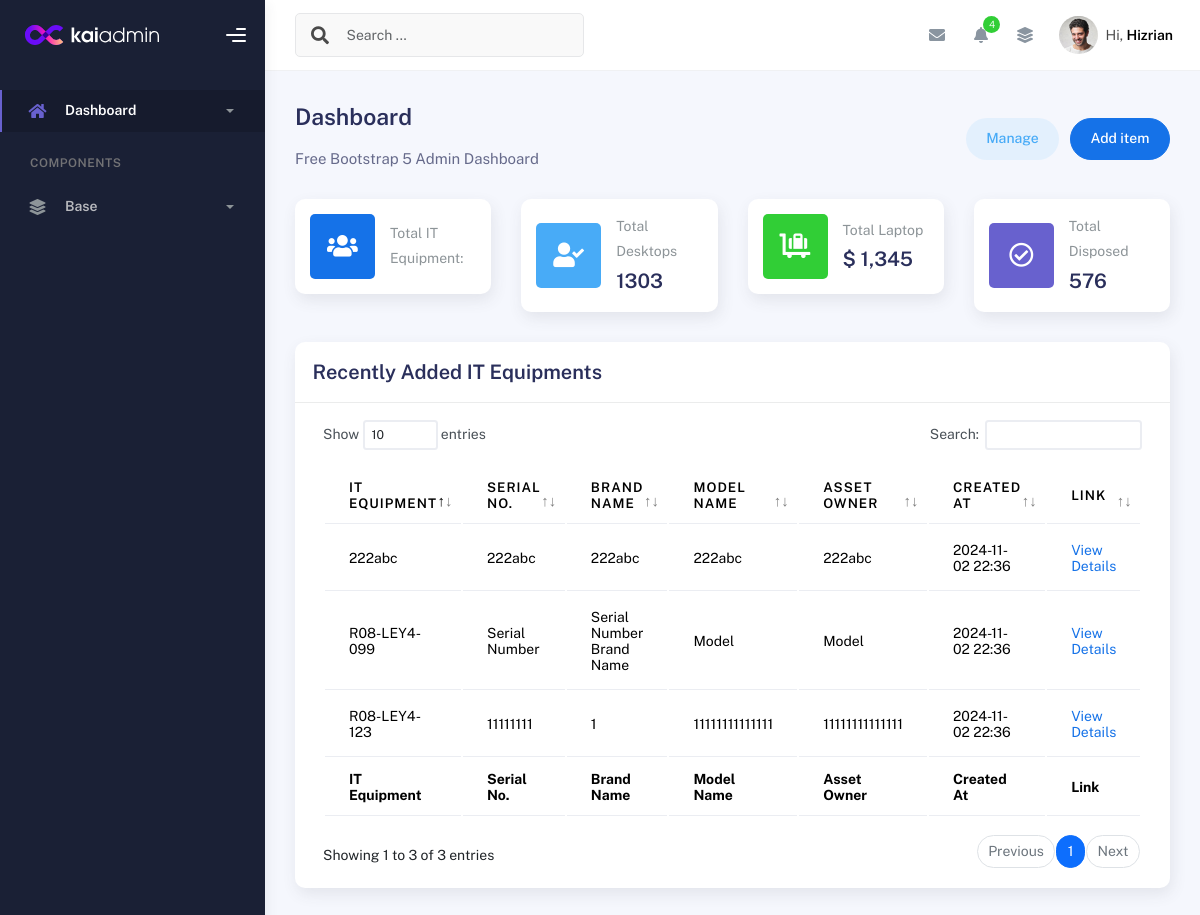
Before: / with the older database file.
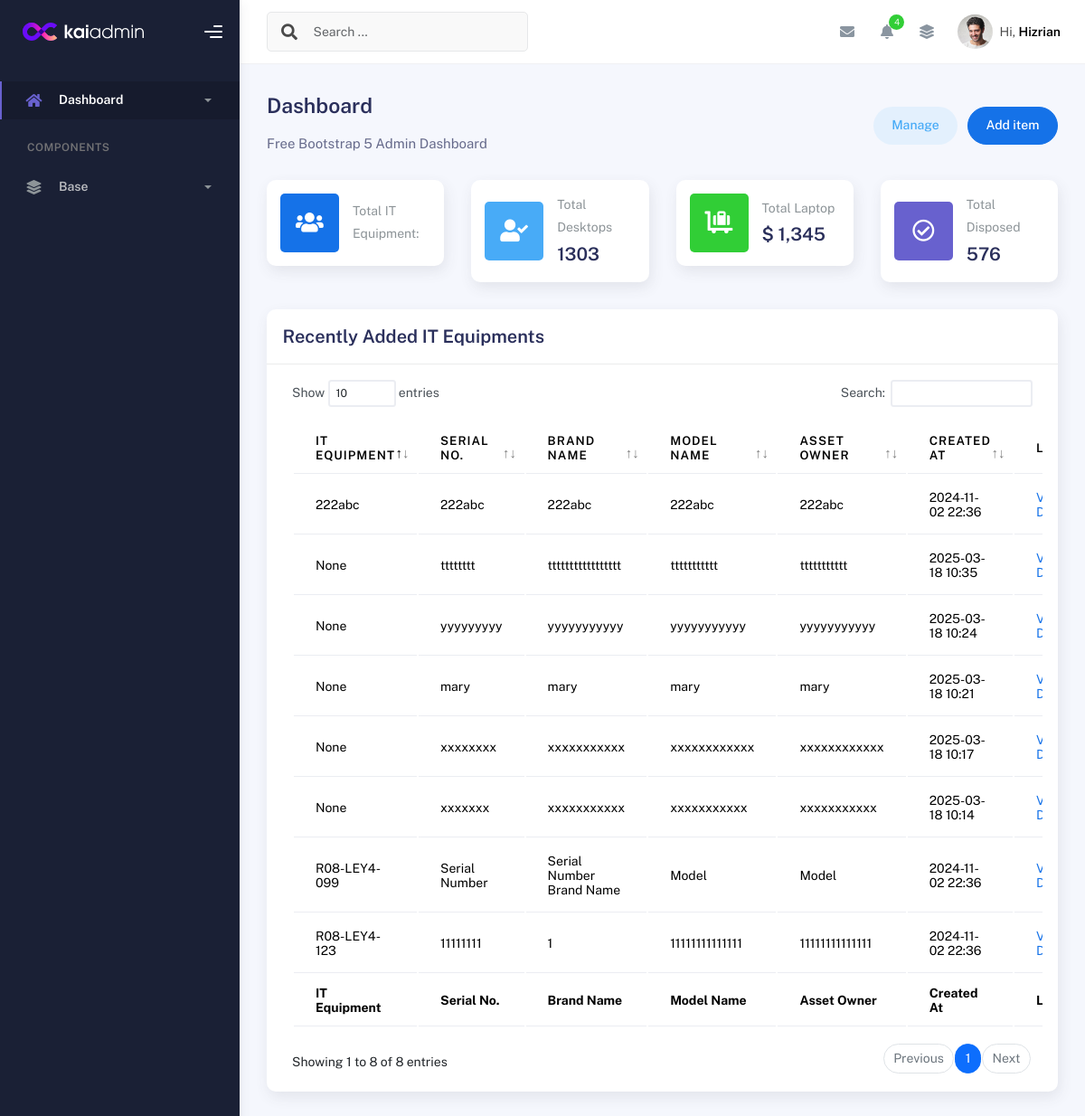
After: the same page with the newer database file.
### inventory/models.py (models this page shows, shortened)
class DesktopDetails(models.Model):
    id = models.IntegerField(primary_key=True)  # Allow manual assignment
    desktop_package = models.ForeignKey(Desktop_Package, related_name='desktop_details', on_delete=models.CASCADE)
    serial_no = models.CharField(max_length=255)
    computer_name = models.CharField(max_length=255, unique=True, null=True)
    brand_name = models.CharField(max_length=255)
    model = models.CharField(max_length=255, null=True)
    processor = models.CharField(max_length=33, null=True)
    memory = models.CharField(max_length=100, null=True)
    drive = models.CharField(max_length=332, null=True)
    asset_owner = models.CharField(max_length=255, null=True)
    desktop_Graphics = models.CharField(max_length=100, blank=True, null=True)
    desktop_Graphics_Size = models.CharField(max_length=100, blank=True, null=True)
    desktop_OS = models.CharField(max_length=100, blank=True, null=True)
    desktop_Office = models.CharField(max_length=100, blank=True, null=True)
    desktop_OS_keys = models.CharField(max_length=100, blank=True, null=True)
    desktop_Office_keys = models.CharField(max_length=100, blank=True, null=True)
    is_disposed = models.BooleanField(default=False)  # To indicate if the Desktop is disposed
    created_at = models.DateTimeField(default=timezone.now)  # Date when the desktop was added

### inventory/views.py (the view)
# urls.py: path('', views.recent_it_equipment_base, name='recent_it_equipment'),
def recent_it_equipment_base(request):
    recent_desktops = DesktopDetails.objects.filter(is_disposed=False).order_by('-created_at')[:10]
    return render(request, 'base.html', {
        'recent_desktops': recent_desktops,
    })

### templates/base.html (shortened to what the changed rows need)
{% load static %}
<link href="https://stackpath.bootstrapcdn.com/bootstrap/5.1.3/css/bootstrap.min.css" rel="stylesheet">
<link href="https://cdnjs.cloudflare.com/ajax/libs/font-awesome/5.15.4/css/all.min.css" rel="stylesheet">
<!DOCTYPE html>
<html lang="en">
  <head>
    {% block head %}
    <link rel="stylesheet" href="{% static 'css/bootstrap.min.css' %}">
    <link rel="stylesheet" href="{% static 'css/plugins.min.css' %}">
    <link rel="stylesheet" href="{% static 'css/kaiadmin.min.css' %}">
    {% endblock %}
  </head>
  <body>
    {% block sidebar %}
    <div class="wrapper">
       {% endblock %}
      {% block navbar %}
      <div class="main-panel">
 {% endblock %}
{% block content %}
        <div class="container">
          <div class="page-inner">
            <div class="row">
              <div class="col-md-12">
                <div class="card">
                  <div class="card-body">
                    <div class="table-responsive">
                      <table id="basic-datatables" class="display table table-striped-header-blue table-hover">
                        <thead>
                          <tr>
                            <th>IT Equipment</th>
                            <th>Serial No.</th>
                            <th>Brand Name</th>
                            <th>Model Name</th>
                            <th>Asset Owner</th>
                            <th>Created At</th>
                            <th>Link</th>
                          </tr>
                        </thead>
                        <tfoot>
                          <tr>
                            <th>IT Equipment</th>
                            <th>Serial No.</th>
                            <th>Brand Name</th>
                            <th>Model Name</th>
                            <th>Asset Owner</th>
                            <th>Created At</th>
                            <th>Link</th>
                          </tr>
                        </tfoot>
                        <tbody>
                          {% for desktop in recent_desktops %}
                          <tr>
                            <td>{{ desktop.computer_name }}</td>
                            <td>{{ desktop.serial_no }}</td>
                            <td>{{ desktop.brand_name }}</td>
                            <td>{{ desktop.model }}</td>
                            <td>{{ desktop.model }}</td>
                            <td>{{ desktop.created_at|date:"Y-m-d H:i" }}</td>
                            <td><a href="{% url 'desktop_details_view' desktop.id %}">
                              <span class="sub-item">View Details</span>
                            </a></td>
                          </tr>
                          {% endfor %}
                        </tbody>
                      </table>
                    </div>
                  </div>
                </div>
              </div>
            </div>
        </div>
{% endblock %}
  </body>
</html>

Changed rows visible on the page:
added DesktopDetails: computer_name "None", serial_no "tttttttt", brand_name "ttttttttttttttttt", model "ttttttttttt", created_at "2025-03-18 10:35"
added DesktopDetails: computer_name "None", serial_no "yyyyyyyyy", brand_name "yyyyyyyyyyy", model "yyyyyyyyyyy", created_at "2025-03-18 10:24"
added DesktopDetails: computer_name "None", serial_no "mary", brand_name "mary", model "mary", created_at "2025-03-18 10:21"
added DesktopDetails: computer_name "None", serial_no "xxxxxxxx", brand_name "xxxxxxxxxxx", model "xxxxxxxxxxxx", created_at "2025-03-18 10:17"
added DesktopDetails: computer_name "None", serial_no "xxxxxxx", brand_name "xxxxxxxxxxx", model "xxxxxxxxxxx", created_at "2025-03-18 10:14"
Other visible differences:
text written by a page script: "Show entries Search: Showing 1 to 3 of 3 entries Previous 1 Next" → "Show entries Search: Showing 1 to 8 of 8 entries Previous 1 Next"
